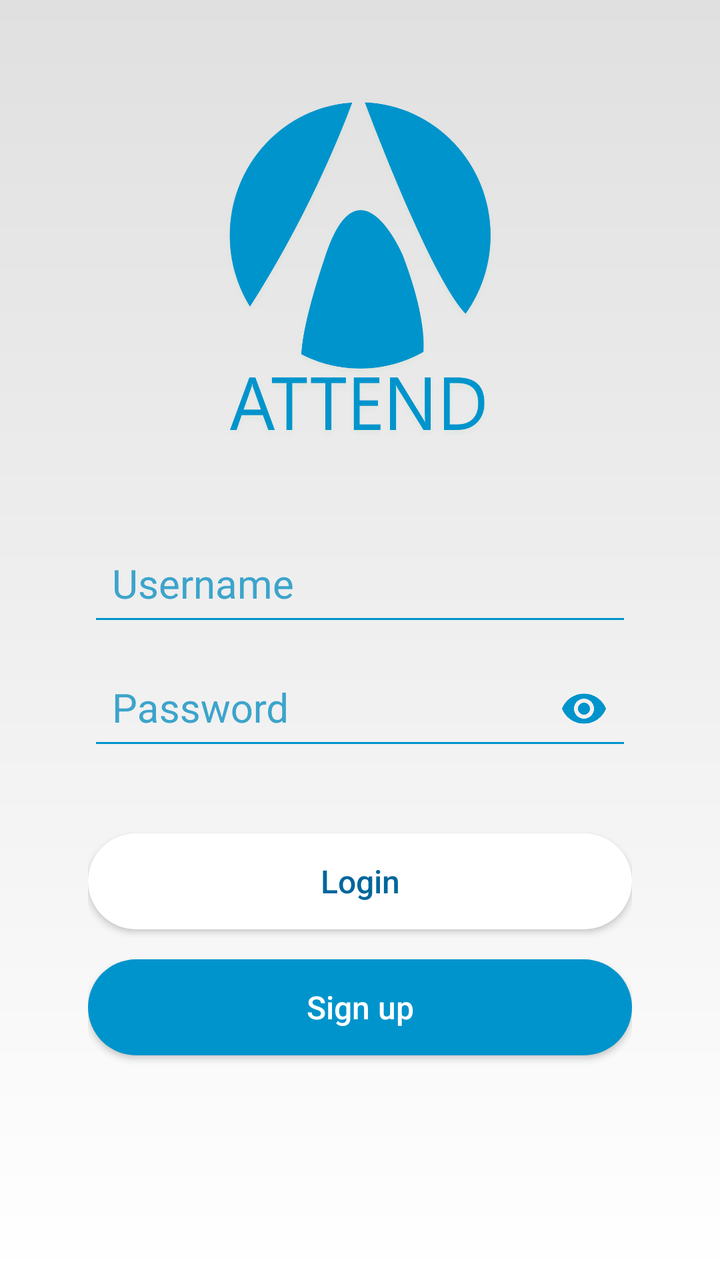
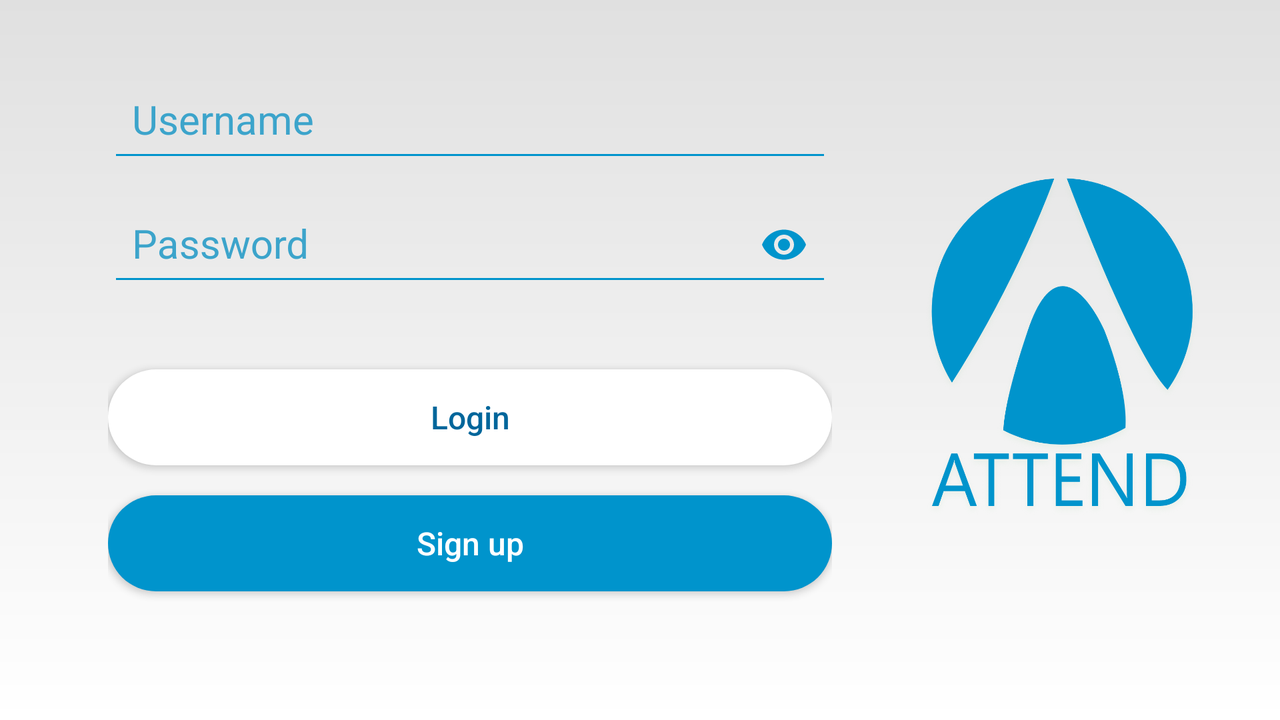

One screen, two layout resources from the same app: the default and the repository's alternative for another configuration. Each is rendered where Android would select it; the XML of both is given below.
<!-- AndroidManifest.xml: activity theme AppTheme.NoActionBar -->
<!-- res/layout/activity_login.xml -->
<?xml version="1.0" encoding="utf-8"?>
<androidx.constraintlayout.widget.ConstraintLayout xmlns:android="http://schemas.android.com/apk/res/android"
    xmlns:app="http://schemas.android.com/apk/res-auto"
    xmlns:tools="http://schemas.android.com/tools"
    android:layout_width="match_parent"
    android:layout_height="match_parent"
    tools:context=".login.LoginActivity"
    android:background="@drawable/bglogin">

    <ImageView
        android:id="@+id/imageView4"
        android:layout_width="140dp"
        android:layout_height="188dp"
        android:layout_marginTop="24dp"
        android:background="@drawable/logo"
        app:layout_constraintEnd_toStartOf="@+id/guideline3"
        app:layout_constraintStart_toStartOf="@+id/guideline2"
        app:layout_constraintTop_toTopOf="@+id/guideline4"
        />

    <ScrollView
        android:id="@+id/sv1"
        android:layout_width="0dp"
        android:layout_height="0dp"
        app:layout_constraintBottom_toTopOf="@+id/guideline5"
        app:layout_constraintEnd_toStartOf="@+id/guideline3"
        app:layout_constraintStart_toStartOf="@+id/guideline2"
        app:layout_constraintTop_toBottomOf="@+id/imageView4"
        android:scrollbarSize="0dp">

    <LinearLayout
        android:layout_width="match_parent"
        android:layout_height="wrap_content"
        android:orientation="vertical"
        android:padding="20dp"
        >

        <com.google.android.material.textfield.TextInputLayout
            android:layout_width="match_parent"
            android:layout_height="wrap_content"
            android:focusable="true"
            android:focusableInTouchMode="true"
            android:textColorHint="@color/hint1"
            app:hintAnimationEnabled="true">

            <EditText
                android:id="@+id/editText3"
                android:layout_width="match_parent"
                android:layout_height="wrap_content"
                android:backgroundTint="@color/c2"
                android:drawableTint="@color/c2"
                android:textColor="@color/c2"
                android:drawableLeft="@drawable/username_logo"
                android:drawablePadding="8dp"
                android:hint="Username"
                android:inputType="text"
                android:padding="12dp"
                android:textSize="20sp" />

        </com.google.android.material.textfield.TextInputLayout>

        <com.google.android.material.textfield.TextInputLayout
            android:layout_width="match_parent"
            android:layout_height="wrap_content"
            android:focusable="true"
            android:focusableInTouchMode="true"
            android:textColorHint="@color/hint1"
            app:hintAnimationEnabled="true"
            app:passwordToggleEnabled="true"
            app:passwordToggleTint="@color/c2">

            <EditText
                android:id="@+id/editText2"
                android:layout_width="match_parent"
                android:layout_height="wrap_content"
                android:inputType="textPassword"
                android:hint="Password"
                android:textColor="@color/c2"
                android:backgroundTint="@color/c2"
                android:drawableTint="@color/c2"
                android:drawableStart="@drawable/password_logo"
                android:padding="12dp"
                android:textSize="20sp"
                android:drawablePadding="8dp" />

        </com.google.android.material.textfield.TextInputLayout>

        <TextView
            android:id="@+id/textView5"
            android:layout_width="match_parent"
            android:layout_height="wrap_content"
            android:lines="1"
            android:layout_marginTop="10dp"
            android:visibility="invisible"
            android:textColor="@color/sec"
            android:textSize="16sp"
            android:text="Wrong Username/Password"
            android:textAlignment="center" />

        <Button
            android:id="@+id/buttonL"
            android:layout_width="match_parent"
            android:layout_height="wrap_content"
            android:background="@drawable/button_login"
            android:layout_marginTop="5dp"
            android:text="Login"
            android:textSize="16dp"
            android:textAllCaps="false"
            android:textColor="@color/c1"
            />

        <Button
            android:id="@+id/button4"
            android:layout_width="match_parent"
            android:layout_height="wrap_content"
            android:background="@drawable/button_signup"
            android:layout_marginTop="15dp"
            android:text="Sign up"
            android:textSize="16dp"
            android:textAllCaps="false"
            android:textColor="@color/white"
            />

        <TextView
            android:id="@+id/textViewlast"
            android:layout_width="match_parent"
            android:layout_height="wrap_content"
            android:lines="1"
            android:layout_marginTop="10dp"
            android:visibility="invisible"
            android:textColor="@color/sec"
            android:textSize="16sp"
            android:text="Can't register as Admin"
            android:textAlignment="center"
            />

    </LinearLayout>
    </ScrollView>

    <androidx.constraintlayout.widget.Guideline
        android:id="@+id/guideline2"
        android:layout_width="wrap_content"
        android:layout_height="wrap_content"
        android:orientation="vertical"
        app:layout_constraintGuide_begin="24dp" />

    <androidx.constraintlayout.widget.Guideline
        android:id="@+id/guideline3"
        android:layout_width="wrap_content"
        android:layout_height="wrap_content"
        android:orientation="vertical"
        app:layout_constraintGuide_end="24dp" />

    <androidx.constraintlayout.widget.Guideline
        android:id="@+id/guideline4"
        android:layout_width="wrap_content"
        android:layout_height="wrap_content"
        android:orientation="horizontal"
        app:layout_constraintGuide_begin="24dp" />

    <androidx.constraintlayout.widget.Guideline
        android:id="@+id/guideline5"
        android:layout_width="wrap_content"
        android:layout_height="wrap_content"
        android:orientation="horizontal"
        app:layout_constraintGuide_end="24dp" />

    <ProgressBar
        android:id="@+id/progressBarL"
        android:layout_width="wrap_content"
        android:layout_height="wrap_content"
        android:layout_gravity="center"
        android:layout_marginBottom="30dp"
        android:indeterminateTint="@color/c2"

        app:layout_constraintTop_toBottomOf="@+id/guideline4"
        app:layout_constraintEnd_toStartOf="@+id/guideline3"
        />



</androidx.constraintlayout.widget.ConstraintLayout>
<!-- resources referenced by this layout -->
<resources>
  <color name="c1">#00669b</color>
  <color name="c2">#0094cc</color>
  <color name="hint1">#3CA4CB</color>
  <color name="sec">#A5D6A7</color>
  <color name="white">#FFFF</color>
  <!-- drawable bglogin (drawable) -->
  <?xml version="1.0" encoding="utf-8"?>
  <shape xmlns:android="http://schemas.android.com/apk/res/android">
      <gradient
          android:startColor="@color/c3"
          android:endColor="@color/white"
          android:angle="-90"/>
  </shape>
  <!-- drawable button_login (drawable) -->
  <?xml version="1.0" encoding="utf-8"?>
  <selector xmlns:android="http://schemas.android.com/apk/res/android">
  <item android:state_pressed="true" >
      <shape android:shape="rectangle">
          <solid android:color="@color/c6"/>
          <corners android:radius="30dp"/>
      </shape>
  </item>
  <item>
      <shape android:shape="rectangle">
          <solid android:color="@color/white" />
          <corners android:radius="30dp"/>
      </shape>
  </item>
  </selector>
  <!-- drawable button_signup (drawable) -->
  <?xml version="1.0" encoding="utf-8"?>
  <selector xmlns:android="http://schemas.android.com/apk/res/android">
      <item android:state_pressed="true" >
          <shape android:shape="rectangle">
              <solid android:color="@color/c5"/>
              <corners android:radius="30dp"/>
          </shape>
      </item>
      <item>
          <shape android:shape="rectangle">
              <solid android:color="@color/c2" />
              <corners android:radius="30dp"/>
          </shape>
      </item>
  </selector>
  <!-- drawable logo: png bitmap (drawable-hdpi, 68681 bytes) -->
  <style name="AppTheme.NoActionBar">
          <item name="windowActionBar">false</item>
          <item name="windowNoTitle">true</item>
  
          <item name="colorPrimary">@color/c2</item>
          <item name="colorPrimaryDark">@color/c1</item>
          <item name="colorAccent">@color/colorAccent</item>
  
          <item name="colorControlHighlight">@color/c3</item>
          <item name="colorControlActivated">@color/c3</item>
          <item name="colorButtonNormal">@color/c2</item>
      </style>
  <color name="c3">#e0e0e0</color>
  <color name="c6">#fafafa</color>
  <color name="c5">#3CA4CB</color>
  <color name="colorAccent">#D81B60</color>
</resources>
<!-- res/layout-land/activity_login.xml (the repository's variant of the layout above) -->
<!-- drawn on the phone turned sideways -->
<?xml version="1.0" encoding="utf-8"?>
<androidx.constraintlayout.widget.ConstraintLayout xmlns:android="http://schemas.android.com/apk/res/android"
    xmlns:app="http://schemas.android.com/apk/res-auto"
    xmlns:tools="http://schemas.android.com/tools"
    android:layout_width="match_parent"
    android:layout_height="match_parent"
    tools:context=".login.LoginActivity"
    android:background="@drawable/bglogin">

    <ImageView
        android:id="@+id/imageView4"
        android:layout_width="140dp"
        android:layout_height="188dp"
        android:background="@drawable/logo"
        app:layout_constraintBottom_toBottomOf="parent"
        app:layout_constraintEnd_toStartOf="@+id/guideline3"
        app:layout_constraintStart_toEndOf="@+id/sv1"
        app:layout_constraintTop_toTopOf="parent" />


    <ScrollView
        android:id="@+id/sv1"
        android:layout_width="0dp"
        android:layout_height="0dp"
        android:layout_marginEnd="170dp"
        app:layout_constraintBottom_toTopOf="@+id/guideline5"
        app:layout_constraintEnd_toStartOf="@+id/guideline3"
        app:layout_constraintStart_toStartOf="@+id/guideline2"
        app:layout_constraintTop_toBottomOf="@+id/guideline4"
        android:scrollbarSize="0dp">


        <LinearLayout
            android:layout_width="match_parent"
            android:layout_height="wrap_content"
            android:orientation="vertical"
            android:paddingLeft="30dp"
            android:paddingRight="30dp">

            <com.google.android.material.textfield.TextInputLayout
                android:layout_width="match_parent"
                android:layout_height="wrap_content"
                android:focusable="true"
                android:focusableInTouchMode="true"
                android:textColorHint="@color/hint1"
                app:hintAnimationEnabled="true">

                <EditText
                    android:id="@+id/editText3"
                    android:layout_width="match_parent"
                    android:layout_height="wrap_content"
                    android:backgroundTint="@color/c2"
                    android:drawableTint="@color/c2"
                    android:textColor="@color/c2"
                    android:drawableLeft="@drawable/username_logo"
                    android:drawablePadding="8dp"
                    android:ems="10"
                    android:hint="Username"
                    android:inputType="text"
                    android:padding="12dp"
                    android:textSize="20sp" />

            </com.google.android.material.textfield.TextInputLayout>

            <com.google.android.material.textfield.TextInputLayout
                android:layout_width="match_parent"
                android:layout_height="wrap_content"
                android:focusable="true"
                android:focusableInTouchMode="true"
                android:textColorHint="@color/hint1"
                app:hintAnimationEnabled="true"
                app:passwordToggleEnabled="true"
                app:passwordToggleTint="@color/c2">

                <EditText
                    android:id="@+id/editText2"
                    android:layout_width="match_parent"
                    android:layout_height="wrap_content"
                    android:inputType="textPassword"
                    android:hint="Password"
                    android:textColor="@color/c2"
                    android:backgroundTint="@color/c2"
                    android:drawableTint="@color/c2"
                    android:drawableStart="@drawable/password_logo"
                    android:padding="12dp"
                    android:textSize="20sp"
                    android:drawablePadding="8dp" />

            </com.google.android.material.textfield.TextInputLayout>

            <TextView
                android:id="@+id/textView5"
                android:layout_width="match_parent"
                android:layout_height="wrap_content"
                android:lines="1"
                android:layout_marginVertical="5dp"
                android:visibility="invisible"
                android:textColor="@color/warning"
                android:textSize="16sp"
                android:text="Wrong Username/Password"
                android:textAlignment="center"
                />

            <Button
                android:id="@+id/buttonL"
                android:layout_width="match_parent"
                android:layout_height="wrap_content"
                android:background="@drawable/button_login"
                android:layout_marginTop="5dp"
                android:text="Login"
                android:textSize="16dp"
                android:textAllCaps="false"
                android:textColor="@color/c1"
                />

            <Button
                android:id="@+id/button4"
                android:layout_width="match_parent"
                android:layout_height="wrap_content"
                android:background="@drawable/button_signup"
                android:layout_marginTop="15dp"
                android:text="Sign up"
                android:textSize="16dp"
                android:textAllCaps="false"
                android:textColor="@color/white"
                />

            <TextView
                android:id="@+id/textViewlast"
                android:layout_width="match_parent"
                android:layout_height="wrap_content"
                android:lines="1"
                android:layout_marginTop="5dp"
                android:visibility="invisible"
                android:textColor="@color/warning"
                android:textSize="16sp"
                android:text="Can't register as Admin"
                android:textAlignment="center"
                />

        </LinearLayout>
    </ScrollView>

    <androidx.constraintlayout.widget.Guideline
        android:id="@+id/guideline3"
        android:layout_width="wrap_content"
        android:layout_height="wrap_content"
        android:orientation="vertical"
        app:layout_constraintGuide_end="24dp" />

    <androidx.constraintlayout.widget.Guideline
        android:id="@+id/guideline4"
        android:layout_width="wrap_content"
        android:layout_height="wrap_content"
        android:orientation="horizontal"
        app:layout_constraintGuide_begin="24dp" />

    <androidx.constraintlayout.widget.Guideline
        android:id="@+id/guideline5"
        android:layout_width="wrap_content"
        android:layout_height="wrap_content"
        android:orientation="horizontal"
        app:layout_constraintGuide_end="24dp" />

    <androidx.constraintlayout.widget.Guideline
        android:id="@+id/guideline2"
        android:layout_width="wrap_content"
        android:layout_height="wrap_content"
        android:orientation="vertical"
        app:layout_constraintGuide_begin="24dp" />

    <ProgressBar
        android:id="@+id/progressBarL"
        android:layout_width="wrap_content"
        android:layout_height="wrap_content"
        android:layout_gravity="center"
        android:indeterminateTint="@color/c2"
        android:visibility="invisible"
        app:layout_constraintBottom_toTopOf="@+id/guideline5"
        app:layout_constraintEnd_toEndOf="@+id/imageView4"
        app:layout_constraintStart_toStartOf="@+id/imageView4"
        app:layout_constraintTop_toBottomOf="@+id/imageView4" />


</androidx.constraintlayout.widget.ConstraintLayout>
<!-- resources referenced by the variant -->
<!-- as the phone turned sideways resolves them -->
<resources>
  <color name="c1">#00669b</color>
  <color name="c2">#0094cc</color>
  <color name="hint1">#3CA4CB</color>
  <color name="warning">#f05545</color>
  <color name="white">#FFFF</color>
  <!-- drawable bglogin (drawable) -->
  <?xml version="1.0" encoding="utf-8"?>
  <shape xmlns:android="http://schemas.android.com/apk/res/android">
      <gradient
          android:startColor="@color/c3"
          android:endColor="@color/white"
          android:angle="-90"/>
  </shape>
  <!-- drawable button_login (drawable) -->
  <?xml version="1.0" encoding="utf-8"?>
  <selector xmlns:android="http://schemas.android.com/apk/res/android">
  <item android:state_pressed="true" >
      <shape android:shape="rectangle">
          <solid android:color="@color/c6"/>
          <corners android:radius="30dp"/>
      </shape>
  </item>
  <item>
      <shape android:shape="rectangle">
          <solid android:color="@color/white" />
          <corners android:radius="30dp"/>
      </shape>
  </item>
  </selector>
  <!-- drawable button_signup (drawable) -->
  <?xml version="1.0" encoding="utf-8"?>
  <selector xmlns:android="http://schemas.android.com/apk/res/android">
      <item android:state_pressed="true" >
          <shape android:shape="rectangle">
              <solid android:color="@color/c5"/>
              <corners android:radius="30dp"/>
          </shape>
      </item>
      <item>
          <shape android:shape="rectangle">
              <solid android:color="@color/c2" />
              <corners android:radius="30dp"/>
          </shape>
      </item>
  </selector>
  <!-- drawable logo: png bitmap (drawable-hdpi, 68681 bytes) -->
  <style name="AppTheme.NoActionBar">
          <item name="windowActionBar">false</item>
          <item name="windowNoTitle">true</item>
  
          <item name="colorPrimary">@color/c2</item>
          <item name="colorPrimaryDark">@color/c1</item>
          <item name="colorAccent">@color/colorAccent</item>
  
          <item name="colorControlHighlight">@color/c3</item>
          <item name="colorControlActivated">@color/c3</item>
          <item name="colorButtonNormal">@color/c2</item>
      </style>
  <color name="c3">#e0e0e0</color>
  <color name="c6">#fafafa</color>
  <color name="c5">#3CA4CB</color>
  <color name="colorAccent">#D81B60</color>
</resources>
